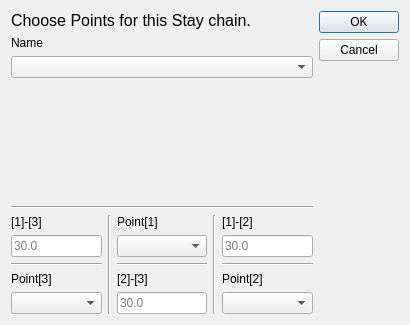
<?xml version="1.0" encoding="UTF-8"?>
<ui version="4.0">
 <class>Dialog</class>
 <widget class="QDialog" name="Dialog">
  <property name="geometry">
   <rect>
    <x>0</x>
    <y>0</y>
    <width>410</width>
    <height>325</height>
   </rect>
  </property>
  <property name="minimumSize">
   <size>
    <width>410</width>
    <height>325</height>
   </size>
  </property>
  <property name="maximumSize">
   <size>
    <width>410</width>
    <height>325</height>
   </size>
  </property>
  <property name="windowTitle">
   <string>Stay Chain</string>
  </property>
  <property name="windowIcon">
   <iconset resource="../../icons.qrc">
    <normaloff>:/icons/editchain.png</normaloff>:/icons/editchain.png</iconset>
  </property>
  <property name="autoFillBackground">
   <bool>false</bool>
  </property>
  <property name="sizeGripEnabled">
   <bool>false</bool>
  </property>
  <property name="modal">
   <bool>true</bool>
  </property>
  <layout class="QHBoxLayout" name="horizontalLayout_2">
   <item>
    <layout class="QVBoxLayout" name="verticalLayout_5">
     <item>
      <widget class="QLabel" name="label">
       <property name="text">
        <string>&lt;html&gt;&lt;head/&gt;&lt;body&gt;&lt;p&gt;&lt;span style=&quot; font-size:12pt;&quot;&gt;Choose Points for this Stay chain.&lt;/span&gt;&lt;/p&gt;&lt;/body&gt;&lt;/html&gt;</string>
       </property>
       <property name="textFormat">
        <enum>Qt::RichText</enum>
       </property>
       <property name="alignment">
        <set>Qt::AlignLeading|Qt::AlignLeft|Qt::AlignTop</set>
       </property>
       <property name="wordWrap">
        <bool>true</bool>
       </property>
      </widget>
     </item>
     <item>
      <widget class="QLabel" name="label_2">
       <property name="sizePolicy">
        <sizepolicy hsizetype="Preferred" vsizetype="Fixed">
         <horstretch>0</horstretch>
         <verstretch>0</verstretch>
        </sizepolicy>
       </property>
       <property name="text">
        <string>Name</string>
       </property>
      </widget>
     </item>
     <item>
      <widget class="QComboBox" name="Chain"/>
     </item>
     <item>
      <spacer name="verticalSpacer_3">
       <property name="orientation">
        <enum>Qt::Vertical</enum>
       </property>
       <property name="sizeHint" stdset="0">
        <size>
         <width>20</width>
         <height>40</height>
        </size>
       </property>
      </spacer>
     </item>
     <item>
      <widget class="Line" name="line">
       <property name="orientation">
        <enum>Qt::Horizontal</enum>
       </property>
      </widget>
     </item>
     <item>
      <layout class="QHBoxLayout" name="horizontalLayout">
       <item>
        <layout class="QVBoxLayout" name="verticalLayout">
         <item>
          <widget class="QLabel" name="label_8">
           <property name="text">
            <string>[1]-[3]</string>
           </property>
          </widget>
         </item>
         <item>
          <widget class="QLineEdit" name="p1_p3">
           <property name="placeholderText">
            <string>30.0</string>
           </property>
          </widget>
         </item>
         <item>
          <widget class="Line" name="line_4">
           <property name="orientation">
            <enum>Qt::Horizontal</enum>
           </property>
          </widget>
         </item>
         <item>
          <widget class="QLabel" name="label_5">
           <property name="text">
            <string>Point[3]</string>
           </property>
          </widget>
         </item>
         <item>
          <widget class="QComboBox" name="Point3"/>
         </item>
        </layout>
       </item>
       <item>
        <widget class="Line" name="line_2">
         <property name="orientation">
          <enum>Qt::Vertical</enum>
         </property>
        </widget>
       </item>
       <item>
        <layout class="QVBoxLayout" name="verticalLayout_2">
         <item>
          <widget class="QLabel" name="label_3">
           <property name="text">
            <string>Point[1]</string>
           </property>
          </widget>
         </item>
         <item>
          <widget class="QComboBox" name="Point1"/>
         </item>
         <item>
          <widget class="Line" name="line_5">
           <property name="orientation">
            <enum>Qt::Horizontal</enum>
           </property>
          </widget>
         </item>
         <item>
          <widget class="QLabel" name="label_7">
           <property name="text">
            <string>[2]-[3]</string>
           </property>
          </widget>
         </item>
         <item>
          <widget class="QLineEdit" name="p2_p3">
           <property name="placeholderText">
            <string>30.0</string>
           </property>
          </widget>
         </item>
        </layout>
       </item>
       <item>
        <widget class="Line" name="line_3">
         <property name="orientation">
          <enum>Qt::Vertical</enum>
         </property>
        </widget>
       </item>
       <item>
        <layout class="QVBoxLayout" name="verticalLayout_3">
         <item>
          <widget class="QLabel" name="label_6">
           <property name="text">
            <string>[1]-[2]</string>
           </property>
          </widget>
         </item>
         <item>
          <widget class="QLineEdit" name="p1_p2">
           <property name="placeholderText">
            <string>30.0</string>
           </property>
          </widget>
         </item>
         <item>
          <widget class="Line" name="line_6">
           <property name="orientation">
            <enum>Qt::Horizontal</enum>
           </property>
          </widget>
         </item>
         <item>
          <widget class="QLabel" name="label_4">
           <property name="text">
            <string>Point[2]</string>
           </property>
          </widget>
         </item>
         <item>
          <widget class="QComboBox" name="Point2"/>
         </item>
        </layout>
       </item>
      </layout>
     </item>
    </layout>
   </item>
   <item>
    <layout class="QVBoxLayout" name="verticalLayout_4">
     <item>
      <widget class="QDialogButtonBox" name="buttonBox">
       <property name="orientation">
        <enum>Qt::Vertical</enum>
       </property>
       <property name="standardButtons">
        <set>QDialogButtonBox::Cancel|QDialogButtonBox::Ok</set>
       </property>
      </widget>
     </item>
     <item>
      <spacer name="verticalSpacer">
       <property name="orientation">
        <enum>Qt::Vertical</enum>
       </property>
       <property name="sizeHint" stdset="0">
        <size>
         <width>20</width>
         <height>40</height>
        </size>
       </property>
      </spacer>
     </item>
    </layout>
   </item>
  </layout>
 </widget>
 <resources>
  <include location="../../icons.qrc"/>
 </resources>
 <connections>
  <connection>
   <sender>buttonBox</sender>
   <signal>accepted()</signal>
   <receiver>Dialog</receiver>
   <slot>accept()</slot>
   <hints>
    <hint type="sourcelabel">
     <x>248</x>
     <y>254</y>
    </hint>
    <hint type="destinationlabel">
     <x>157</x>
     <y>274</y>
    </hint>
   </hints>
  </connection>
  <connection>
   <sender>buttonBox</sender>
   <signal>rejected()</signal>
   <receiver>Dialog</receiver>
   <slot>reject()</slot>
   <hints>
    <hint type="sourcelabel">
     <x>316</x>
     <y>260</y>
    </hint>
    <hint type="destinationlabel">
     <x>286</x>
     <y>274</y>
    </hint>
   </hints>
  </connection>
 </connections>
</ui>
